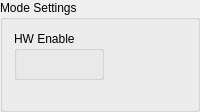
      <widget class="QGroupBox" name="groupBox_3">
       <property name="title">
        <string>Mode Settings</string>
       </property>
       <layout class="QGridLayout" name="gridLayout">
        <item row="0" column="2">
         <widget class="QGroupBox" name="groupBox_7">
          <property name="sizePolicy">
           <sizepolicy hsizetype="Fixed" vsizetype="Fixed">
            <horstretch>0</horstretch>
            <verstretch>0</verstretch>
           </sizepolicy>
          </property>
          <property name="title">
           <string>HW Enable</string>
          </property>
          <layout class="QVBoxLayout" name="verticalLayout_9">
           <property name="leftMargin">
            <number>13</number>
           </property>
           <property name="topMargin">
            <number>13</number>
           </property>
           <property name="rightMargin">
            <number>13</number>
           </property>
           <property name="bottomMargin">
            <number>13</number>
           </property>
           <item>
            <widget class="Toggle" name="toggle">
             <property name="signal_path" stdset="0">
              <string>ParameterQuery;ManageDIO;InvertHwEnable</string>
             </property>
             <property name="label_visible" stdset="0">
              <bool>false</bool>
             </property>
             <property name="tx" stdset="0">
              <bool>true</bool>
             </property>
            </widget>
           </item>
          </layout>
         </widget>
        </item>
        <item row="0" column="3">
         <widget class="CompoundToggle" name="compoundtoggle_5">
          <property name="box_title" stdset="0">
           <string>UPS Mode</string>
          </property>
          <property name="command_signal_path" stdset="0">
           <string>ParameterQuery;AfeConfig;EnableUPSMode</string>
          </property>
          <property name="status_signal_path" stdset="0">
           <string>ParameterQuery;AfeConfig;EnableUPSMode</string>
          </property>
          </widget>
        </item>
        <item row="2" column="2" colspan="2">
         <widget class="Toggle" name="toggle_2">
          <property name="sizePolicy">
           <sizepolicy hsizetype="Preferred" vsizetype="Preferred">
            <horstretch>0</horstretch>
            <verstretch>0</verstretch>
           </sizepolicy>
          </property>
          <property name="signal_path" stdset="0">
           <string>ParameterQuery;AfeConfig;UseVoltageSenseAsRemote</string>
          </property>
          <property name="label_visible" stdset="0">
           <bool>false</bool>
          </property>
          <property name="tx" stdset="0">
           <bool>true</bool>
          </property>
         </widget>
        </item>
        <item row="1" column="2" colspan="2">
         <widget class="Led" name="led_39">
          <property name="signal_path" stdset="0">
           <string>StatusBits;HardwareEnable</string>
          </property>
          <property name="label_override" stdset="0">
           <string/>
          </property>
          <property name="label_visible" stdset="0">
           <bool>true</bool>
          </property>
         </widget>
        </item>
        <item row="3" column="2" colspan="2">
         <widget class="Toggle" name="toggle_3">
          <property name="sizePolicy">
           <sizepolicy hsizetype="Preferred" vsizetype="Preferred">
            <horstretch>0</horstretch>
            <verstretch>0</verstretch>
           </sizepolicy>
          </property>
          <property name="layoutDirection">
           <enum>Qt::LeftToRight</enum>
          </property>
          <property name="signal_path" stdset="0">
           <string>ParameterQuery;RemoteGrid;SyncToRemote</string>
          </property>
          <property name="tx" stdset="0">
           <bool>true</bool>
          </property>
         </widget>
        </item>
       </layout>
      </widget>
